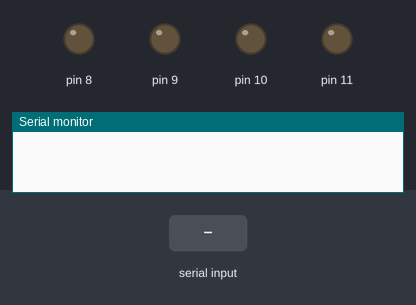
Recording of a sketch running on a simulated Arduino Uno, built with avr-gcc and run on an emulated ATmega328P. Shown: output pins drawn as LEDs (lit = HIGH), the last lines printed to the serial monitor. Inputs (shaded band) come from the test bench.

Above: at 1.2 s.
1.3 s: "go" received over Serial
At 3.5 s:
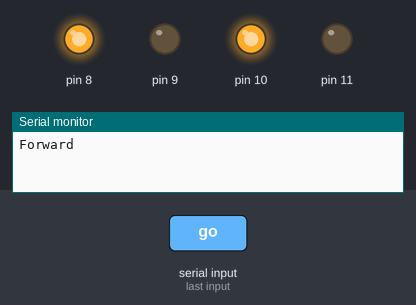
3.8 s: "back" received over Serial
At 5.5 s:
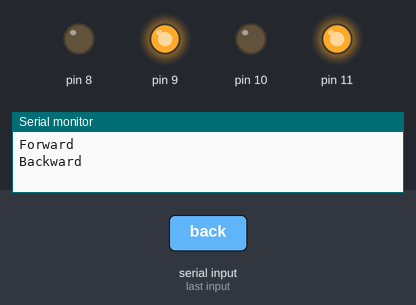
6.3 s: "left" received over Serial
At 8.1 s:
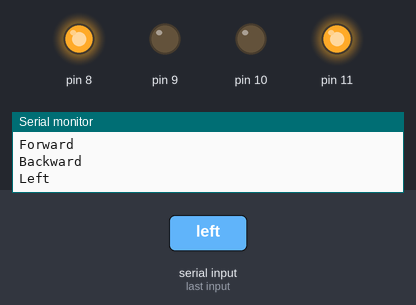
Timing chart, 0 to 9.8 s (numbered marks = the images above; inputs shaded):
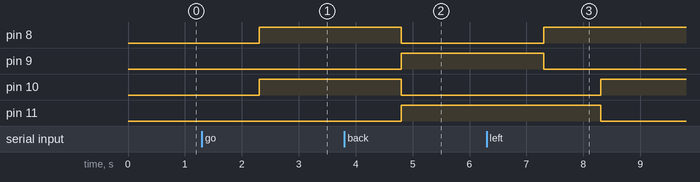

Measured:
- after the input at 1.3 s, pin 8, pin 10: LOW → HIGH after 1.0 s
- after the input at 3.8 s, pin 8, pin 10: HIGH → LOW after 1.0 s; pin 9, pin 11: LOW → HIGH after 1.0 s
- after the input at 6.3 s, pin 8: LOW → HIGH after 1.0 s; pin 9: HIGH → LOW after 1.0 s; pin 10: LOW → HIGH after 2.0 s; pin 11: HIGH → LOW after 2.0 s

The sketch:

voice_control.ino
```cpp
String readvoice;
void setup() {
  // put your setup code here, to run once:
  Serial.begin(9600); //begin serial communication with baud rate 9600
  pinMode(8, OUTPUT);
  pinMode(9, OUTPUT);
  pinMode(10, OUTPUT);
  pinMode(11, OUTPUT);


}
void moveRobot(String motion)
{
  if(motion == "Forward"){
    digitalWrite(8,HIGH);
    digitalWrite(9,LOW);
    digitalWrite(10,HIGH);
    digitalWrite(11,LOW);
    Serial.println("Forward");
    }

     if(motion == "Backward"){
    digitalWrite(8,LOW);
    digitalWrite(9,HIGH);
    digitalWrite(10,LOW);
    digitalWrite(11,HIGH);
    Serial.println("Backward");
    }

     if(motion == "Left"){
    digitalWrite(8,HIGH);
    digitalWrite(9,LOW);
    digitalWrite(10,LOW);
    digitalWrite(11,HIGH);
    Serial.println("Left");
    }

     if(motion == "Right"){
    digitalWrite(8,LOW);
    digitalWrite(9,HIGH);
    digitalWrite(10,HIGH);
    digitalWrite(11,LOW);
    Serial.println("Right");
    }

     if(motion == "Stop"){
    digitalWrite(8,LOW);
    digitalWrite(9,LOW);
    digitalWrite(10,LOW);
    digitalWrite(11,LOW);
    Serial.println("Stop");
    }

}
void loop() {
   if(Serial.available()){
  readvoice=Serial.readString();
  if(readvoice=="go"){
     moveRobot("Forward");
  }
  else if(readvoice=="back"){
moveRobot("Backward");

  }
  else if(readvoice=="left" || readvoice=="lip"){
    moveRobot("Left");
    delay(1000);
     moveRobot("Forward");
  }
  else if(readvoice=="right" || readvoice=="alright"){
    moveRobot("Right");
    delay(1000);
    moveRobot("Forward");
  }
  else if("stop"){
    moveRobot("Stop");
  }
//  else if(readvoice=="*show me Garba#" ||(readvoice=="show" ){
//    moveRobot("show me Garba");
//  }
  else{
    Serial.println(readvoice);
  }
//// moveRobot("Backward");
//// delay(3000);
 //moveRobot("Left");
//delay(5000);

//  moveRobot("Forward");
//  delay(1000);
 //moveRobot("Right");
//  delay(50);
//  moveRobot("Stop");
//  delay(1000);

}
}
```
